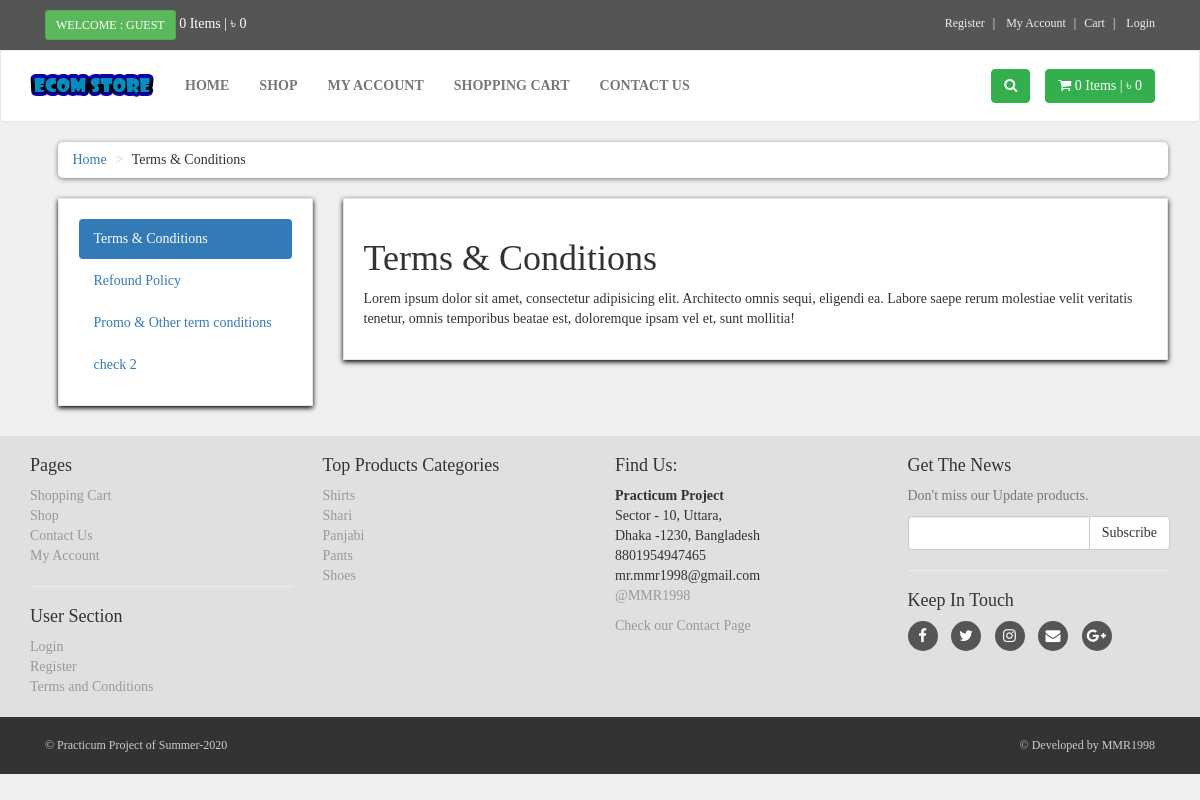
Page /terms.php on the committed database.
### tables this page shows
CREATE TABLE `terms` (
  `term_id` int(10) NOT NULL,
  `term_title` varchar(100) NOT NULL,
  `term_link` varchar(100) NOT NULL,
  `term_desc` varchar(500) NOT NULL
);

CREATE TABLE `products_categories` (
  `p_cat_id` int(10) NOT NULL,
  `p_cat_title` text NOT NULL,
  `p_cat_top` text NOT NULL,
  `p_cat_image` text NOT NULL
);

### terms.php (the view, shortened to what this page needs)
<?php
include("includes/header.php");
?>
		<div id="content">
			<div class="container">
				<div class="col-md-12">
					<ul class="breadcrumb">
						<li><a href="index.php">Home</a></li>
						<li>Terms & Conditions</li>
					</ul>
				</div>
				<div class="row">
					<div class="col-md-12">
						<div class="col-md-3">
							<div class="box">
								<ul class="nav nav-pills nav-stacked">
									<?php
									$get_term = "select * from terms limit 0,1";
									$run_terms = mysqli_query($con,$get_term);
									while($row_terms=mysqli_fetch_array($run_terms)){
										$term_title = $row_terms['term_title'];
										$term_link = $row_terms['term_link'];
									?>
									<li class="active"><a data-toggle="pill" href="#<?php echo $term_link; ?>"><?php echo $term_title; ?></a></li>
									<?php } ?>
									<?php
									$count_terms = "select * from terms";
									$run_count_terms = mysqli_query($con, $count_terms);
									$count = mysqli_num_rows($run_count_terms);
									$get_terms = "select * from terms limit 1, $count";
									$run_terms = mysqli_query($con,$get_terms);
									while($row_terms=mysqli_fetch_array($run_terms)){
										$term_title = $row_terms['term_title'];
										$term_link = $row_terms['term_link'];
									?>
									<li>
										<a data-toggle="pill" href="#<?php echo $term_link; ?>" >
										<?php echo $term_title; ?>
										</a>
									</li>
									<?php } ?>
								</ul>
							</div>
						</div>
						<div class="col-md-9">
							<div class="box">
								<div class="tab-content">
									<?php
									$get_terms = "select * from terms limit 0,1";
									$run_terms = mysqli_query($con,$get_terms);
									while($row_terms=mysqli_fetch_array($run_terms)){
										$term_title = $row_terms['term_title'];
										$term_desc = $row_terms['term_desc'];
										$term_link = $row_terms['term_link'];
									?>
									<div id="<?php echo $term_link; ?>" class="tab-pane fade in active">
										<h1 class="tabTitle"><?php echo $term_title; ?></h1>
										<p class="tabDesc">
											<?php echo $term_desc; ?>
										</p>
									</div>
									<?php } ?>
								</div>
							</div>
						</div>
					</div>
				</div>
			</div>
		</div>
		<?php include("includes/footer.php") ?>
	</body>
</html>

### includes/footer.php (shortened to what this page needs)
<?php
include("db.php");
?>
<div id="footer">
	<div class="container">
		<div class="row">
			<div class="col-sm-6 col-md-3">
				<h4>Pages</h4>
				<ul>
					<li><a href="cart.php">Shopping Cart</a></li>
					<li><a href="shop.php">Shop</a></li>
					<li><a href="Contact.php">Contact Us</a></li>
					<li>
					<?php
								if(!isset($_SESSION['customer_email'])){
									echo "<a href='checkout.php'> My Account</a>";
								}else{									echo "<a href='customer/my_account.php?my_orders'> My Account</a>";
								}
								?>
					</li>
				</ul>
				<hr>
				<h4>User Section</h4>
				<ul>
					<?php
					if(!isset($_SESSION['customer_email'])){
						echo "<a href='checkout.php'> Login</a>";
					}else{
						echo "<a href='customer/my_account.php?my_orders'> My Account</a>";
					}
					?>
					<li>
						<?php
						if(!isset($_SESSION['customer_email'])){
							echo "<a href='customer-register.php'> Register</a>";
						}else{
							echo "<a href='customer/my_account.php?edit_account'> Edit Account</a>";
						}
						?>
					</li>
					<li><a href="terms.php">Terms and Conditions</a></li>
				</ul>
			</div>
			<div class="col-sm-6 col-md-3">
				<h4>Top Products Categories</h4>
				<ul>
					<?php
                        $get_p_cat = "SELECT * FROM products_categories";
                        $run_p_cat = mysqli_query($con,$get_p_cat);
                        while($row_p_cats = mysqli_fetch_array($run_p_cat)){
                            $p_cat_id = $row_p_cats['p_cat_id'];
                            $p_cat_title = $row_p_cats['p_cat_title'];
                            echo "
                                <li><a href='shop.php?p_cat=$p_cat_id'>$p_cat_title</a></li>
                            ";
                        }
                    ?>
				</ul>
			</div>
			<div class="col-sm-6 col-md-3">
				<h4>Find Us:</h4>
				<p>
					<strong>Practicum Project</strong>
					<br/>Sector - 10, Uttara,
					<br/>Dhaka -1230, Bangladesh
					<br/>8801954947465
					<br/>mr.mmr1998@gmail.com
					<br/><a href="#">@MMR1998</a>
				</p>
				<a href="Contact.php">Check our Contact Page</a>
			</div>
			<div class="col-md-3 col-sm-6">
				<h4>Get The News</h4>
				<p class="text-muted">
					Don't miss our Update products.
				</p>
				<form action="" method="post">
					<div class="input-group">
						<input type="text" class="form-control" name="email">
						<span class="input-group-btn">
							<input type="submit" value="Subscribe" class="btn btn-default">
						</span>
					</div>
				</form>
				<hr>
				<h4>Keep In Touch</h4>
				<p class="social">
					<a href="#" class="fa fa-facebook"></a>
					<a href="#" class="fa fa-twitter"></a>
					<a href="#" class="fa fa-instagram"></a>
					<a href="#" class="fa fa-envelope"></a>
					<a href="#" class="fa fa-google-plus"></a>
				</p>
			</div>
		</div>
	</div>
</div>
<div class="copyright">
	<div class="container">
		<div class="col-md-6">
			<p class="pull-left">&copy; Practicum Project of Summer-2020</p>
		</div>
		<div class="col-md-6">
			<p class="pull-right">&copy; Developed by MMR1998</p>
		</div>
	</div>
</div>

### styles/style.css (style rules this page uses)
body { font-size: 14px; font-family: cambria; line-height: 1.4321; color: #333333; background: #f0f0f0; overflow-x: hidden; }
.box { background: #ffffff; margin: 0 0 30px; border:solid 1px #e6e6e6; box-sizing: border-box; padding: 20px; box-shadow: 0px 2px 5px rgba(0, 0, 0, 3); }
#content { padding-left: 25px; }
#footer { background: #e0e0e0; padding: 10px 0; }
#footer ul { list-style: none; padding-left: 0px; }
#footer a { color: #999999; padding: 0; text-decoration: none; }
#footer .social { text-align: left; }
#footer .social a { margin: 0px 10px 0px 0px; display: inline-block; color: #ffffff; width: 30px; height: 30px; border-radius: 30px; line-height: 30px; font-size: 15px; text-align: center; vertical-align: bottom; background: #555555; text-decoration: none; }
.copyright { background: #333333; color: #cccccc; padding: 20px 0; font-size: 12px; }
.copyright p { margin: 0px; }
.breadcrumb { padding: 8px 15px; margin-bottom: 20px; background: #ffffff; border-radius: 5px; box-shadow: 0px 1px 5px rgba(0, 0, 0, .5); }
.breadcrumb li + li:before { content: ">\00a0"; color: #cccccc; }

### rows in the picture
terms: term_title "Terms & Conditions", term_desc "Lorem ipsum dolor sit amet, consectetur adipisicing elit. Architecto omnis sequi, eligendi ea. Labore saepe rerum molestiae velit veritatis tenetur, omnis temporibus beatae est, doloremque ipsam vel et, sunt mollitia!"
terms: term_title "Refound Policy"
terms: term_title "Promo & Other term conditions"
terms: term_title "check 2"
products_categories: p_cat_title "Shirts"
products_categories: p_cat_title "Shari"
products_categories: p_cat_title "Panjabi"
products_categories: p_cat_title "Pants"
products_categories: p_cat_title "Shoes"

### other values in the picture
$count_items "0 0"
$total "0 0"
